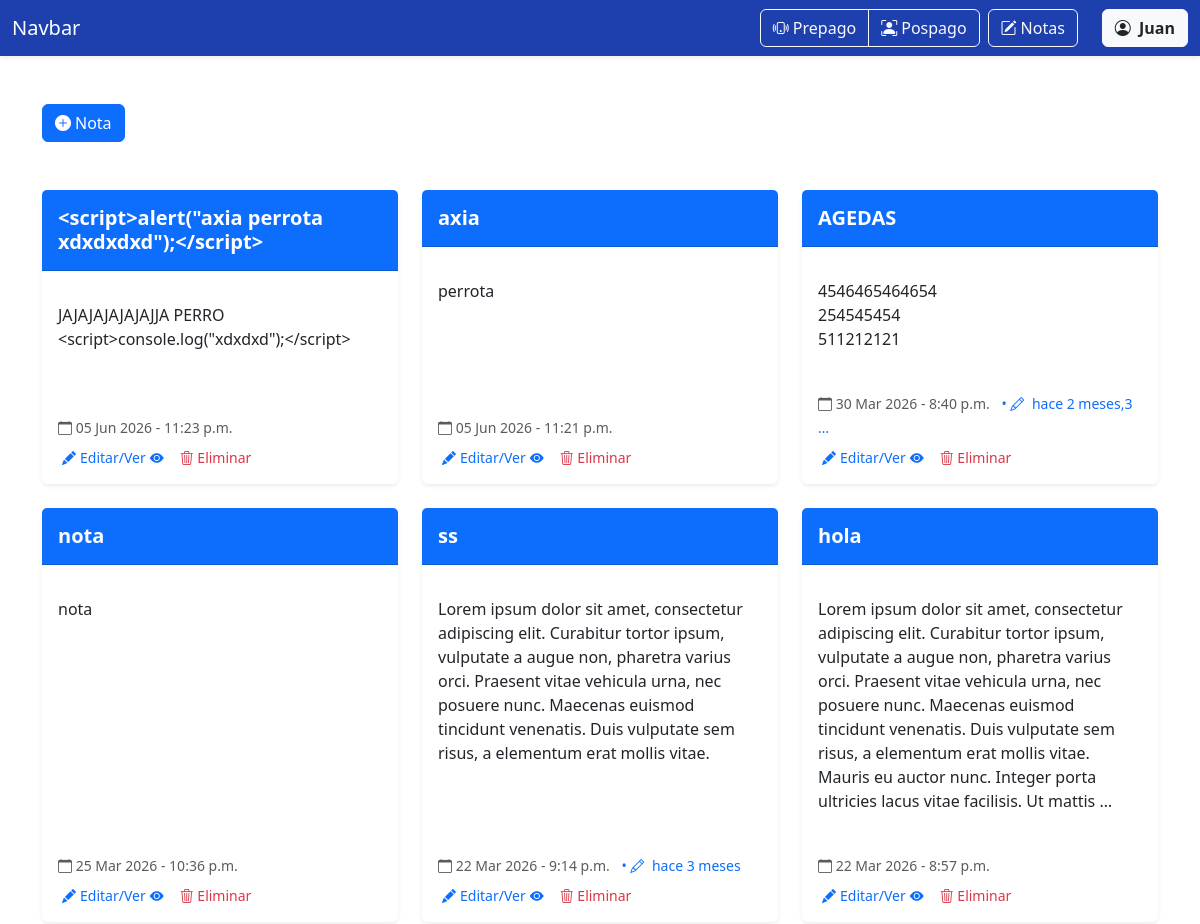
Page /notas/ (signed in, upper part) on the earlier database version.
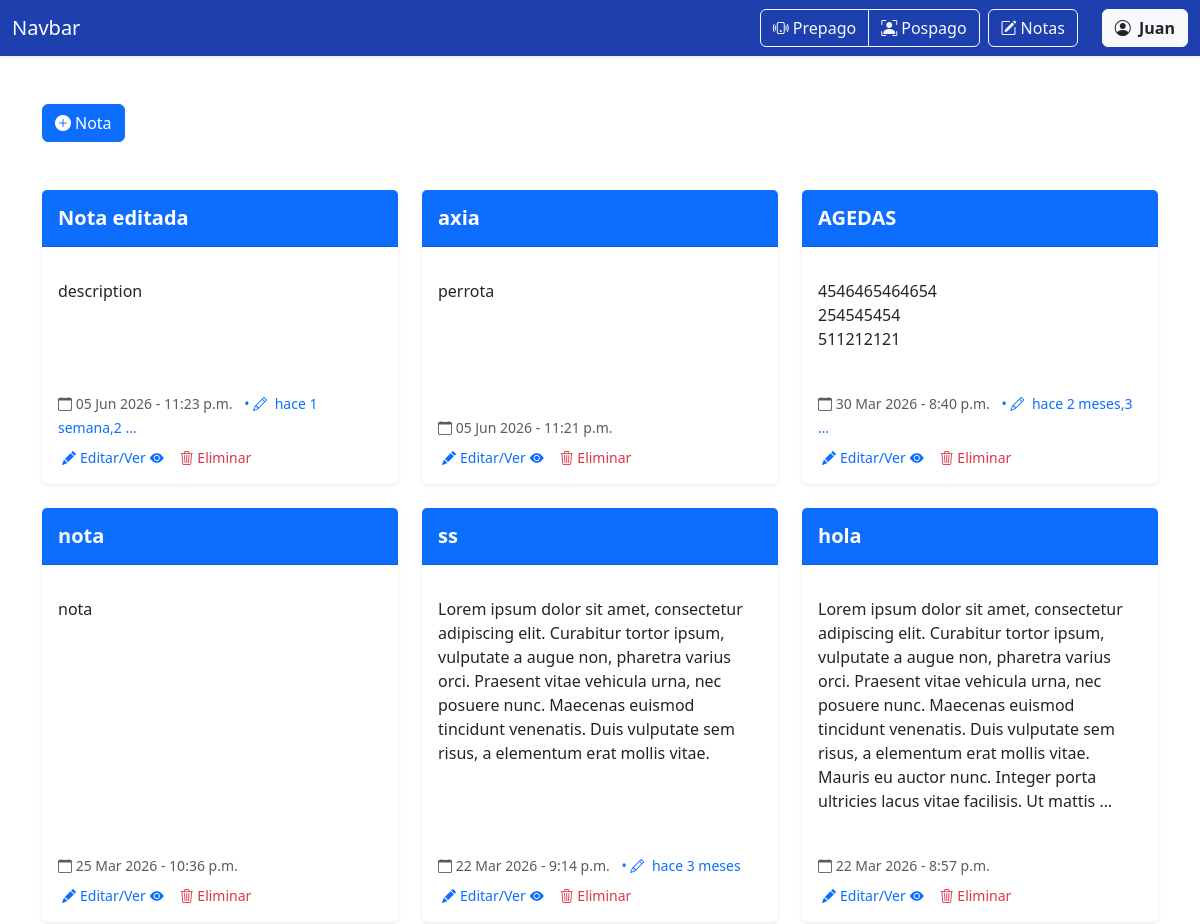
Same page on the later database version.
### notas/models.py (models this page shows)
class Nota(models.Model):
    title = models.CharField('Título',max_length=200)
    description = models.TextField('Descripción',blank=True)
    created = models.DateTimeField(auto_now_add=True)
    updated = models.DateTimeField(auto_now=True)
    user = models.ForeignKey(User, on_delete=models.CASCADE)

### notas/views.py (the view, shortened to what this page needs)
# urls.py: path('', views.index_notas, name='notas'),
@login_required
def index_notas(request):
    if request.method == 'GET':
        my_notes = Nota.objects.filter(user=request.user).order_by('-created')
        return render(request, 'notas.html', {
        'form': NotaForm(),
        'notes': my_notes
    })

### notas/templates/notas.html (shortened to what this page needs)
{% extends 'base.html' %}
{% block content %}
<div class="container mt-5">
  <button type="button" class="btn btn-primary" data-bs-toggle="modal" data-bs-target="#createModal">
    <i class="bi bi-plus-circle-fill me-1"></i>Nota
  </button>
</div>
<div class="container my-5">
  <div class="row">
    {% for note in notes %}
    <div class="col-md-4 mb-4">
      <div class="card h-100 shadow-sm border-0">
        <div class="card-header bg-primary text-white py-3">
          <h5 class="card-title mb-0 fw-bold">{{ note.title }}</h5>
        </div>
        <div class="card-body">
          <p class="card-text text-secondary">
            {{ note.description|linebreaks|truncatewords:50 }}
          </p>
        </div>
        <div class="card-footer bg-transparent border-0">
          <small class="text-muted">
            <i class="bi bi-calendar"></i> {{ note.created|date:"d M Y" }} - {{note.created|time:"g:i a"}}
            {% if note.updated|date:"U" > note.created|date:"U" %}
            <span class="ms-2 text-primary">
              • <i class="bi bi-pencil me-1"></i>
              hace {{note.updated|timesince|truncatewords:2}}
            </span>
            {% endif %}
          </small>
        </div>
        <div class="px-3 pb-3 d-flex gap-3">
          <button type="button" class="btn btn-sm btn-outline-primary border-0 p-0 ms-1"
            data-bs-target="#updateModal{{ note.id }}" data-bs-toggle="modal">
            <i class="bi bi-pencil-fill me-1"></i>Editar/Ver<i class="bi bi-eye-fill ms-1"></i>
          </button>
          <button type="button" class="btn btn-sm btn-outline-danger border-0 p-0" data-bs-toggle="modal"
            data-bs-target="#deleteModal{{note.id}}">
            <i class="bi bi-trash3"></i>
            Eliminar
          </button>
        </div>
      </div>
    </div>
    {% endfor %}
  </div>
</div>
{% endblock content %}

Differences in the rows shown:
changed Nota: title "<script>alert(\"axia perrota xdxdxdxd\");</script>" → "Nota editada"; description "JAJAJAJAJAJAJJA PERRO <script>console.log(\"xdxdxd\");</script>" → "description"; updated (not shown) → "1 semana,2 …"
